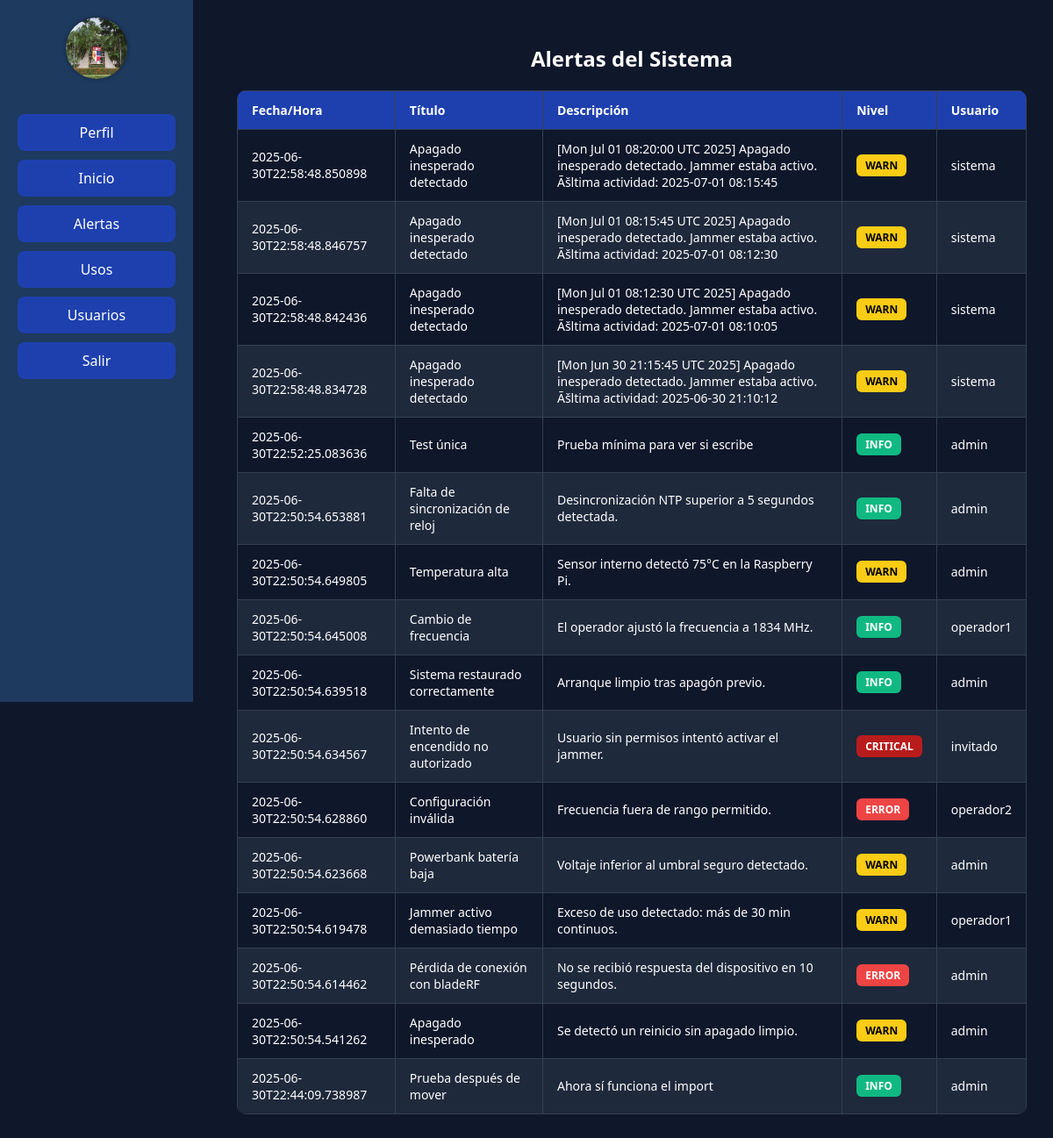
Screenshot of /alertas/ (signed in) with the database file from the repository.
### usuarios/models.py (models this page shows, shortened)
class PerfilUsuario(models.Model):
    user = models.OneToOneField(User, on_delete=models.CASCADE)
    foto = models.ImageField(upload_to='avatars/', blank=True, null=True)
    segundo_nombre = models.CharField(max_length=50, blank=True)
    segundo_apellido = models.CharField(max_length=50, blank=True)
    telefono = models.CharField(max_length=15, blank=True)

### usuarios/views.py (the view, shortened to what this page needs)
# urls.py: path('alertas/', views.alertas_view, name='alertas'),
@login_required
def alertas_view(request):
    estado = leer_estado_actual()
    selector = int(estado.get("selector", "0")) if estado else 0
    alertas = utils_alertas_db.obtener_todas_alertas()
    return render(request, "usuarios/alertas.html", {
        'alertas': alertas
    })

### paginajammer/utils_alertas_db.py (called while the page is built)
def obtener_conexion():
    return sqlite3.connect(DB_PATH)

def obtener_todas_alertas():
    conn = obtener_conexion()
    cursor = conn.cursor()
    sql = """
        SELECT id, titulo, descripcion, nivel, fecha_hora, usuario
        FROM alertas
        ORDER BY fecha_hora DESC
    """
    cursor.execute(sql)
    results = cursor.fetchall()
    conn.close()
    return results

### paginajammer/utils_jammer_logs.py (called while the page is built, shortened)
def leer_estado_actual():
    if not os.path.exists(JAMMER_STATE_PATH):
        print(f"[WARN] No existe: {JAMMER_STATE_PATH}")
        return None

### usuarios/templates/usuarios/alertas.html (shortened to what this page needs)
{% extends 'base.html' %}
{% block content %}
<h2>Alertas del Sistema</h2>
<div style="overflow-x: auto;">
  <table>
    <thead>
      <tr>
        <th>Fecha/Hora</th>
        <th>Título</th>
        <th>Descripción</th>
        <th>Nivel</th>
        <th>Usuario</th>
      </tr>
    </thead>
    <tbody>
      {% for a in alertas %}
      <tr>
        <td>{{ a.4 }}</td>
        <td>{{ a.1 }}</td>
        <td>{{ a.2 }}</td>
        <td><span class="nivel-{{ a.3|upper }}">{{ a.3 }}</span></td>
        <td>{{ a.5|default:"-" }}</td>
      </tr>
      {% empty %}
      <tr>
        <td colspan="5" style="text-align:center;">No hay alertas registradas.</td>
      </tr>
      {% endfor %}
    </tbody>
  </table>
</div>
{% endblock %}

### usuarios/templates/base.html (shortened to what this page needs)
<!DOCTYPE html>
<html lang="es">
{% load static %}
<head>
</head>
<body>
  <div class="sidebar">
    <div class="sidebar-avatar">
      {% if request.user.perfilusuario.foto %}
        <img src="{{ request.user.perfilusuario.foto.url }}" alt="avatar" class="avatar-img">
      {% else %}
        <img src="{% static 'default/avatar.png' %}" alt="avatar" class="avatar-img">
      {% endif %}
    </div>
    <a class="menu-btn" href="{% url 'perfil' %}">Perfil</a>
    <a class="menu-btn" href="{% url 'inicio' %}">Inicio</a>
    <a class="menu-btn" href="{% url 'alertas' %}">Alertas</a>
    <a class="menu-btn" href="{% url 'usos' %}">Usos</a>
    {% if request.user.is_staff %}
      <a class="menu-btn" href="{% url 'usuarios' %}">Usuarios</a>
    {% endif %}
    <a class="menu-btn" href="{% url 'logout' %}">Salir</a>
  </div>
  <div class="main">
    {% block content %}{% endblock %}
  </div>
</body>
</html>

### usuarios/templates/base.html (style rules this page uses)
body { margin: 0; font-family: 'Segoe UI', sans-serif; background-color: #0f172a; color: white; }
.sidebar { position: fixed; top: 0; left: 0; width: 220px; height: 100vh; background-color: #1e3a5f; padding: 20px; box-sizing: border-box; }
.sidebar-avatar { text-align: center; margin-bottom: 30px; }
.avatar-img { width: 70px; height: 70px; border-radius: 50%; object-fit: cover; margin-bottom: 10px; box-shadow: 0 0 5px rgba(0,0,0,0.4); }
.sidebar .menu-btn { display: block; margin: 10px 0; padding: 10px; background-color: #1e40af; color: white; text-align: center; border-radius: 8px; text-decoration: none; transition: background-color 0.3s; }
.main { margin-left: 240px; padding: 30px; }

### usuarios/templates/usuarios/alertas.html (style rules this page uses)
h2 { margin-bottom: 20px; color: white; text-align: center; }
table { width: 100%; border-collapse: collapse; margin-bottom: 20px; background-color: #0f172a; color: white; border-radius: 10px; overflow: hidden; }
th, td { padding: 12px 16px; border: 1px solid #334155; text-align: left; font-size: 14px; }
th { background-color: #1e40af; color: white; }
tr:nth-child(even) { background-color: #1e293b; }
.nivel-INFO { background-color: #10b981; color: white; font-weight: bold; padding: 4px 10px; border-radius: 6px; font-size: 12px; display: inline-block; }
.nivel-WARN { background-color: #facc15; color: black; font-weight: bold; padding: 4px 10px; border-radius: 6px; font-size: 12px; display: inline-block; }
.nivel-ERROR { background-color: #ef4444; color: white; font-weight: bold; padding: 4px 10px; border-radius: 6px; font-size: 12px; display: inline-block; }
.nivel-CRITICAL { background-color: #b91c1c; color: white; font-weight: bold; padding: 4px 10px; border-radius: 6px; font-size: 12px; display: inline-block; }

### rows the page displays
alertas: fecha_hora "2025-06-30T22:58:48.850898", titulo "Apagado inesperado detectado", descripcion "[Mon Jul 01 08:20:00 UTC 2025] Apagado inesperado detectado. Jammer estaba activo. Ãšltima actividad: 2025-07-01 08:15:45", nivel "WARN", usuario "sistema"
alertas: fecha_hora "2025-06-30T22:58:48.846757", titulo "Apagado inesperado detectado", descripcion "[Mon Jul 01 08:15:45 UTC 2025] Apagado inesperado detectado. Jammer estaba activo. Ãšltima actividad: 2025-07-01 08:12:30", nivel "WARN", usuario "sistema"
alertas: fecha_hora "2025-06-30T22:58:48.842436", titulo "Apagado inesperado detectado", descripcion "[Mon Jul 01 08:12:30 UTC 2025] Apagado inesperado detectado. Jammer estaba activo. Ãšltima actividad: 2025-07-01 08:10:05", nivel "WARN", usuario "sistema"
alertas: fecha_hora "2025-06-30T22:58:48.834728", titulo "Apagado inesperado detectado", descripcion "[Mon Jun 30 21:15:45 UTC 2025] Apagado inesperado detectado. Jammer estaba activo. Ãšltima actividad: 2025-06-30 21:10:12", nivel "WARN", usuario "sistema"
alertas: fecha_hora "2025-06-30T22:52:25.083636", titulo "Test única", descripcion "Prueba mínima para ver si escribe", nivel "INFO", usuario "admin"
alertas: fecha_hora "2025-06-30T22:50:54.653881", titulo "Falta de sincronización de reloj", descripcion "Desincronización NTP superior a 5 segundos detectada.", nivel "INFO", usuario "admin"
alertas: fecha_hora "2025-06-30T22:50:54.649805", titulo "Temperatura alta", descripcion "Sensor interno detectó 75°C en la Raspberry Pi.", nivel "WARN", usuario "admin"
alertas: fecha_hora "2025-06-30T22:50:54.645008", titulo "Cambio de frecuencia", descripcion "El operador ajustó la frecuencia a 1834 MHz.", nivel "INFO", usuario "operador1"
alertas: fecha_hora "2025-06-30T22:50:54.639518", titulo "Sistema restaurado correctamente", descripcion "Arranque limpio tras apagón previo.", nivel "INFO", usuario "admin"
alertas: fecha_hora "2025-06-30T22:50:54.634567", titulo "Intento de encendido no autorizado", descripcion "Usuario sin permisos intentó activar el jammer.", nivel "CRITICAL", usuario "invitado"
alertas: fecha_hora "2025-06-30T22:50:54.628860", titulo "Configuración inválida", descripcion "Frecuencia fuera de rango permitido.", nivel "ERROR", usuario "operador2"
alertas: fecha_hora "2025-06-30T22:50:54.623668", titulo "Powerbank batería baja", descripcion "Voltaje inferior al umbral seguro detectado.", nivel "WARN", usuario "admin"
alertas: fecha_hora "2025-06-30T22:50:54.619478", titulo "Jammer activo demasiado tiempo", descripcion "Exceso de uso detectado: más de 30 min continuos.", nivel "WARN", usuario "operador1"
alertas: fecha_hora "2025-06-30T22:50:54.614462", titulo "Pérdida de conexión con bladeRF", descripcion "No se recibió respuesta del dispositivo en 10 segundos.", nivel "ERROR", usuario "admin"
alertas: fecha_hora "2025-06-30T22:50:54.541262", titulo "Apagado inesperado", descripcion "Se detectó un reinicio sin apagado limpio.", nivel "WARN", usuario "admin"
alertas: fecha_hora "2025-06-30T22:44:09.738987", titulo "Prueba después de mover", descripcion "Ahora sí funciona el import", nivel "INFO", usuario "admin"
